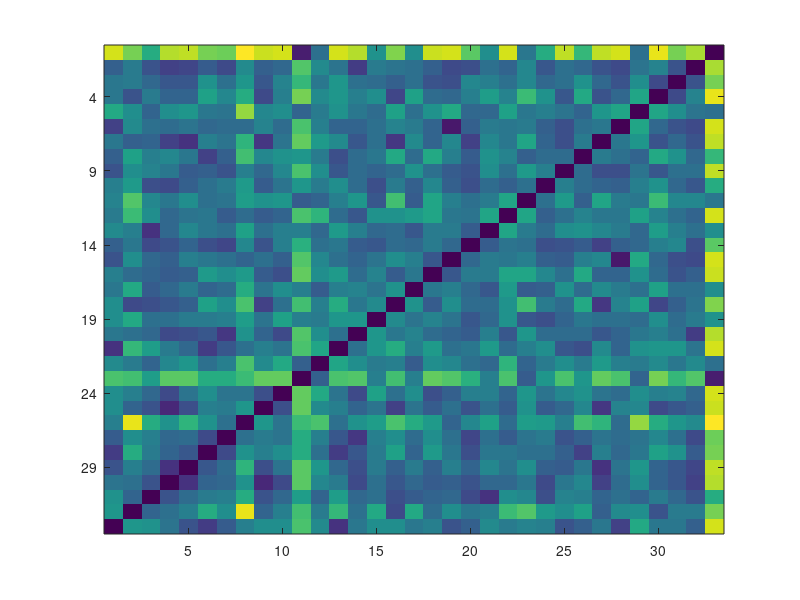

MATLAB code for this plot: (Note: this script raises an error after producing the figure.)
%%%%%%%%%%%%%%%%%%%%%%%%%% distribution first user

% discores11d=importdata('discores11.mat');
% discores12d=importdata('discores12.mat');
% % Generates histogram for first user dissimilarity scores
% dself1 = histogram(discores11d,'FaceColor',[0 139/255, 139/255],'BinWidth',0.1,'Normalization','probability');
% hold on 
% histogram(discores12d,'FaceColor',[1 125/255 64/255],'BinWidth',0.1,'Normalization','probability');
% legend('Same beat-PIN','Different beat-PINs',28,'FontName','Times New Roman');
% xlabel('Dissimilarity score','fontsize',28,'FontName','Times New Roman');
% ylabel('Probability','fontsize',28,'FontName','Times New Roman');
% set(gca,'fontsize',28,'FontName','Times New Roman');
% set(gcf,'position',[100 10 800 450]);
% grid on;


%%%%%%%%%%%%%%%%%%%%%%%%%% score user 2

% discores21d=importdata('discores21.mat');
% discores22d=importdata('discores22.mat');
% % Generates histogram for first user dissimilarity scores
% dself1 = histogram(discores21d,'FaceColor',[0 139/255, 139/255],'BinWidth',0.1,'Normalization','probability');
% hold on 
% histogram(discores22d,'FaceColor',[1 125/255 64/255],'BinWidth',0.1,'Normalization','probability');
% legend('Same beat-PIN','Different beat-PINs',28,'FontName','Times New Roman');
% xlabel('Dissimilarity score','fontsize',28,'FontName','Times New Roman');
% ylabel('Probability','fontsize',28,'FontName','Times New Roman');
% set(gca,'fontsize',28,'FontName','Times New Roman');
% set(gcf,'position',[100 10 800 450]);
% grid on;

%%%%%%%%%%%%%%%%%%%%%%%%%% score user 3

% discores31d=importdata('discores31.mat');
% discores32d=importdata('discores32.mat');
% % Generates histogram for first user dissimilarity scores
% dself1 = histogram(discores31d,'FaceColor',[0 139/255, 139/255],'BinWidth',0.1,'Normalization','probability');
% hold on 
% histogram(discores32d,'FaceColor',[1 125/255 64/255],'BinWidth',0.1,'Normalization','probability');
% legend('Same beat-PIN','Different beat-PINs',28,'FontName','Times New Roman');
% xlabel('Dissimilarity score','fontsize',28,'FontName','Times New Roman');
% ylabel('Probability','fontsize',28,'FontName','Times New Roman');
% set(gca,'fontsize',28,'FontName','Times New Roman');
% set(gcf,'position',[100 10 800 450]);
% grid on;

%%%%%%%%%%%%%%%%%%%%%%%%%% distribution of beat-pin length
% clear;
% x=1:1:15;
% ours=[0 0 0 0 0.01 16/32 6/32 3/32 3/32 3/32 1/32 0.5/32 0.5/32 0 0];
% bar([1:1:15],ours,'Facecolor',[0 139/255, 139/255]);
% legend('Beat-PIN',28,'FontName','Times New Roman');
% % xlabel('Beat-PIN length','fontsize',28,'FontName','Times New Roman');
% % ylabel('Probability','fontsize',28,'FontName','Times New Roman');
% set(gca,'fontsize',28,'FontName','Times New Roman');
% set(gcf,'position',[0 10 800 200]);
% set(gca,'XLim',[0 15]);

%%%%%%%%%%%%%%%%%%%%%%%%%% distribution of pin length
% clear;
% x=1:1:15;
% PIN= [0 0 0 0.4916 0.0921 0.1778 0.0728 0.1126 0.0295 0.0152 0.0038 0.0025 0.0014 0.0007 0];
% bar([1:1:15],PIN,'Facecolor',[1 125/255 64/255]);
% legend('PIN',28,'FontName','Times New Roman');
% % xlabel('Beat-PIN length','fontsize',28,'FontName','Times New Roman');
% % ylabel('Probability','fontsize',28,'FontName','Times New Roman');
% set(gca,'fontsize',28,'FontName','Times New Roman');
% set(gcf,'position',[0 10 800 200]);
% set(gca,'XLim',[0 15]);

%%%%%%%%%%%%%%%%%%%%%%%%%% distribution of pwd length
% clear;
% x=1:1:15;
% pwd=[0 0.001 0.002 0.005 0.01 0.185 0.139 0.29 0.125 0.12 0.03 0.02 0.01 0.005 0];
% bar([1:1:15],pwd,'Facecolor',[154/255 205/255 50/255]);
% legend('Password',28,'FontName','Times New Roman');
% % xlabel('Beat-PIN length','fontsize',28,'FontName','Times New Roman');
% % ylabel('Probability','fontsize',28,'FontName','Times New Roman');
% set(gca,'fontsize',28,'FontName','Times New Roman');
% set(gcf,'position',[0 10 800 200]);
% set(gca,'XLim',[0 15]);

%%%%%%%%%%%%%%%%%%%%%%%%%%%% matrix score plot

discores=importdata('score.mat');
imagesc(discores);

set(gca,'ytick',[4 9 14 19 24 29],'yticklabels',{'30','25','20','15','10','5'});
xlabel('User index','fontsize',22,'FontName','Times New Roman');
ylabel('User index','fontsize',22,'FontName','Times New Roman');
set(gca,'fontsize',22,'FontName','Times New Roman');
set(gcf,'position',[0 10 550 500]);





% 
% % Generates histogram for second user dissimilarity scores
% dself2 = histogram(discores21,'FaceColor','g','BinWidth',0.1,'Normalization','probability');
% hold on
% histogram(discores22,'FaceColor','y','BinWidth',0.1,'Normalization','probability');
% legend('Same User PINs','Different User PINs');
% 
% % Generates histogram for third user dissimilarity scores
% dself3 = histogram(discores31,'FaceColor','g','BinWidth',0.1,'Normalization','probability');
% hold on
% histogram(discores32,'FaceColor','y','BinWidth',0.1,'Normalization','probability');
% legend('Same User PINs','Different User PINs');
% 
% % Generates histogram for fourth user dissimilarity scores
% dself4 = histogram(discores41,'FaceColor','g','BinWidth',0.1,'Normalization','probability');
% hold on
% histogram(discores42,'FaceColor','y','BinWidth',0.1,'Normalization','probability');
% legend('Same User PINs','Different User PINs');

% %Creates histograms (two different users) of tapping beat frequencies (Figure 3)
% tapgraph1 = histogram(user2);
% tapgraph2 = histogram(user4);